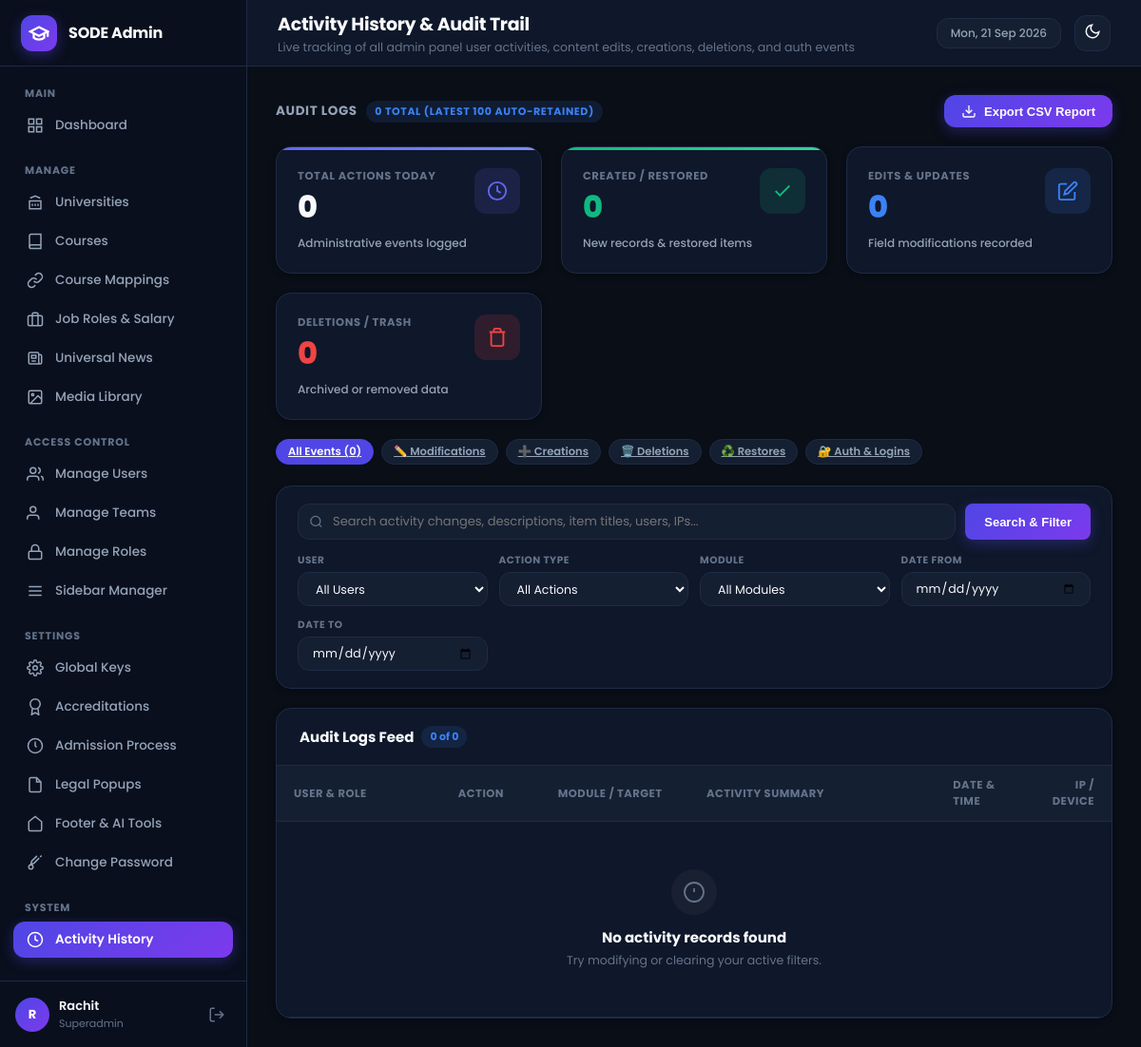
Page /admin/modules/activity_logs/index.php (signed in) on the earlier database version.
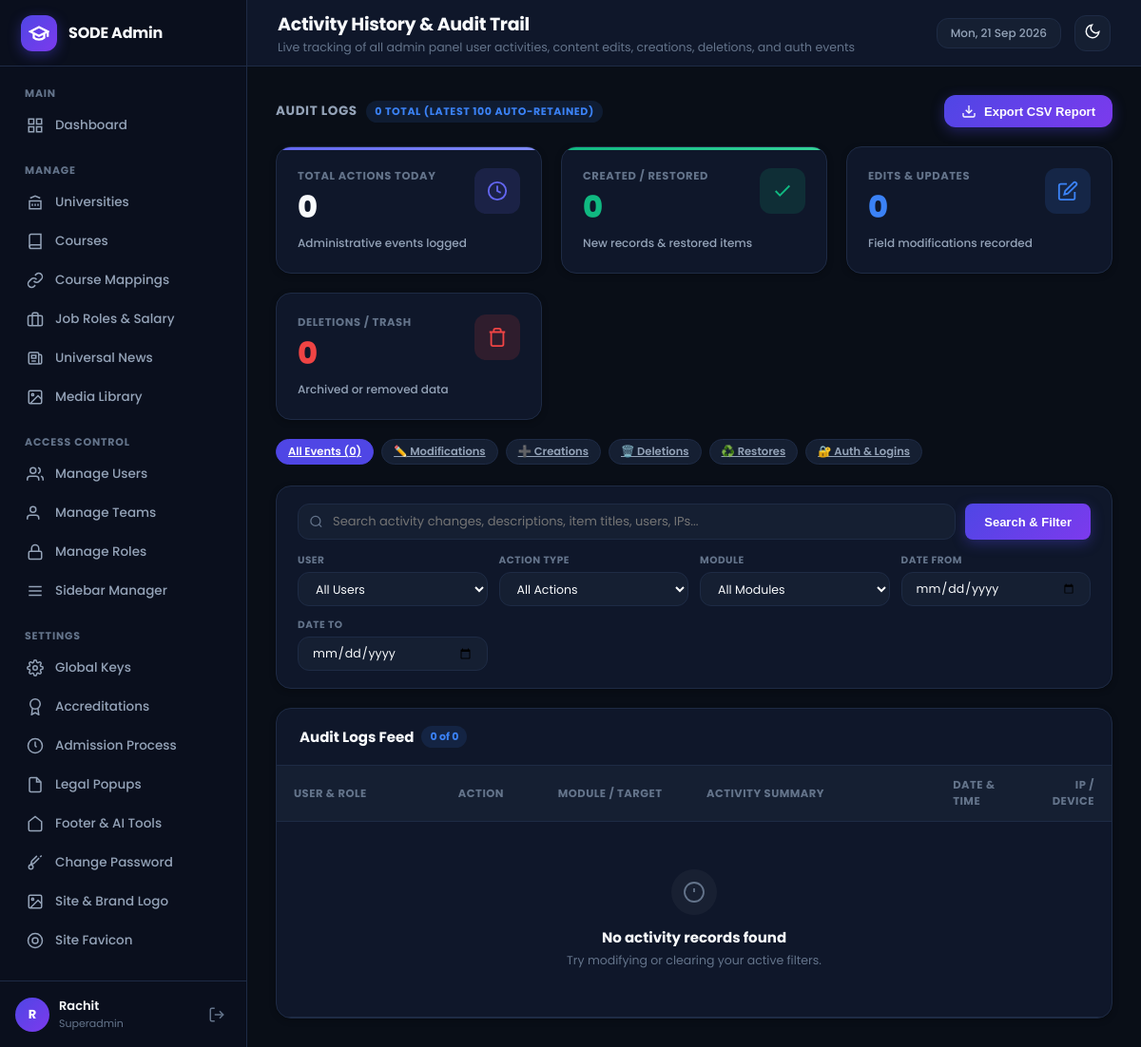
Same page on the later database version.
### tables this page shows
CREATE TABLE IF NOT EXISTS `sidebar_items` (
  `id` INT UNSIGNED AUTO_INCREMENT PRIMARY KEY,
  `display_name` VARCHAR(100) NOT NULL,
  `page_route` VARCHAR(255) NOT NULL,
  `sort_order` INT DEFAULT 0,
  `active_page_key` VARCHAR(100) NOT NULL,
  `rbac_module_key` VARCHAR(100) NOT NULL,
  `menu_section` VARCHAR(100) DEFAULT 'Manage',
  `icon_svg` TEXT NULL,
  `is_superadmin_only` TINYINT(1) DEFAULT 0,
  `is_active` TINYINT(1) DEFAULT 1,
  `created_at` TIMESTAMP DEFAULT CURRENT_TIMESTAMP
);

### admin/includes/rbac.php (called while the page is built, shortened)
<?php
function is_superadmin() {
    return !empty($_SESSION['is_superadmin']);
}
    ?>
    <?php
function get_user_sidebar_items() {
    $db = get_db_connection();
    if (is_superadmin()) {
        $stmt = $db->query("SELECT * FROM sidebar_items WHERE is_active = 1 ORDER BY sort_order ASC, id ASC");
        $items = $stmt->fetchAll();
        if (!empty($items)) return $items;
    }
    $role_id = $_SESSION['user_role_id'] ?? 0;
    $stmt = $db->prepare("
        SELECT si.*
        FROM sidebar_items si
        INNER JOIN role_sidebar_access rsa ON si.id = rsa.sidebar_item_id
        WHERE rsa.role_id = :role_id AND si.is_active = 1 AND si.is_superadmin_only = 0
        ORDER BY si.sort_order ASC, si.id ASC
    ");
    $stmt->execute(['role_id' => $role_id]);
    return $stmt->fetchAll();
}

### admin/modules/activity_logs/index.php (the view, shortened to what the changed rows need)
<?php
$active_page_key = 'activity_logs';
require_once ADMIN_PATH . '/includes/header.php';
?>
<div class="admin-card card-overflow-hidden">
    <div class="table-responsive">
        <table class="admin-table">
            <thead>
                <tr>
                    <th style="width:20%;">User & Role</th>
                    <th style="width:12%;">Action</th>
                    <th style="width:18%;">Module / Target</th>
                    <th style="width:30%;">Activity Summary</th>
                    <th style="width:12%;">Date & Time</th>
                    <th style="width:8%; text-align:right;">IP / Device</th>
                </tr>
            </thead>
        </table>
    </div>
</div>
<?php
require_once ADMIN_PATH . '/includes/footer.php';
?>

### admin/includes/sidebar.php (shortened to what the changed rows need)
<?php
$sidebar_items = get_user_sidebar_items();
$grouped_items = [];
foreach ($sidebar_items as $item) {
    $section = !empty($item['menu_section']) ? strtoupper($item['menu_section']) : 'MANAGE';
    $grouped_items[$section][] = $item;
}
$current_page_key = $active_page_key ?? 'dashboard';
?>
<aside class="app-sidebar" id="app-sidebar">
    <nav class="sidebar-nav">
        <?php foreach ($grouped_items as $section_title => $section_items): ?>
            <div class="nav-section">
                <div class="nav-section-title"><?php echo htmlspecialchars($section_title); ?></div>
                <ul class="nav-list">
                    <?php foreach ($section_items as $item):
                        $is_active = ($current_page_key === $item['active_page_key']);
                        $route = (strpos($item['page_route'], 'http') === 0) ? $item['page_route'] : BASE_URL . '/' . ltrim($item['page_route'], '/');
                    ?>
                        <li class="nav-item <?php echo $is_active ? 'active' : ''; ?>">
                            <a href="<?php echo htmlspecialchars($route); ?>">
                                <?php if (!empty($item['icon_svg'])): ?>
                                    <?php echo $item['icon_svg']; ?>
                                <?php else: ?>
                                    <svg width="18" height="18" viewBox="0 0 24 24" fill="none" stroke="currentColor" stroke-width="2"><circle cx="12" cy="12" r="4"></circle></svg>
                                <?php endif; ?>
                                <span><?php echo htmlspecialchars($item['display_name']); ?></span>
                            </a>
                        </li>
                    <?php endforeach; ?>
                </ul>
            </div>
        <?php endforeach; ?>
    </nav>
</aside>

Differences in the rows shown:
no longer on this page (row unchanged): sidebar_items: display_name "Activity History", active_page_key "activity_logs" (drawn), shown under "SYSTEM"
added sidebar_items: display_name "Site & Brand Logo", shown under "SETTINGS"
added sidebar_items: display_name "Site Favicon", shown under "SETTINGS"
Other differences:
list line gone: "SYSTEM"
